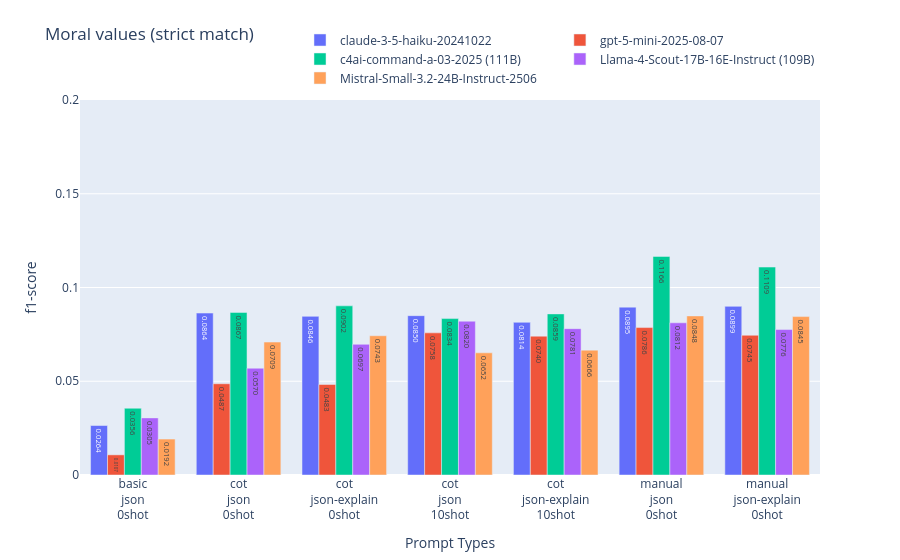

Notebook cell for this chart:
### Code cell
plot(scores['moral_values'], title="Moral values", split='all', metric='f1-score', strategy="strict", ylim=[0, 0.2])

### Figure 1 — Plotly figure (JSON) as saved in the notebook; plotly's stock layout.template omitted (floating-point values rounded to 4 significant figures)
{"data": [{"name": "claude-3-5-haiku-20241022", "text": ["0.0264", "0.0864", "0.0846", "0.0850", "0.0814", "0.0895", "0.0899"], "type": "bar", "x": ["basic<br>json<br>0shot", "cot<br>json<br>0shot", "cot<br>json-explain<br>0shot", "cot<br>json<br>10shot", "cot<br>json-explain<br>10shot", "manual<br>json<br>0shot", "manual<br>json-explain<br>0shot"], "y": [0.02639, 0.08636, 0.08461, 0.08498, 0.08143, 0.08953, 0.08994]}, {"name": "gpt-5-mini-2025-08-07", "text": ["0.0107", "0.0487", "0.0483", "0.0758", "0.0740", "0.0786", "0.0745"], "type": "bar", "x": ["basic<br>json<br>0shot", "cot<br>json<br>0shot", "cot<br>json-explain<br>0shot", "cot<br>json<br>10shot", "cot<br>json-explain<br>10shot", "manual<br>json<br>0shot", "manual<br>json-explain<br>0shot"], "y": [0.01075, 0.04867, 0.04826, 0.07581, 0.07405, 0.07863, 0.07453]}, {"name": "c4ai-command-a-03-2025 (111B)", "text": ["0.0356", "0.0867", "0.0902", "0.0834", "0.0859", "0.1166", "0.1109"], "type": "bar", "x": ["basic<br>json<br>0shot", "cot<br>json<br>0shot", "cot<br>json-explain<br>0shot", "cot<br>json<br>10shot", "cot<br>json-explain<br>10shot", "manual<br>json<br>0shot", "manual<br>json-explain<br>0shot"], "y": [0.03561, 0.08671, 0.09021, 0.08343, 0.08592, 0.1166, 0.1109]}, {"name": "Llama-4-Scout-17B-16E-Instruct (109B)", "text": ["0.0305", "0.0570", "0.0697", "0.0820", "0.0781", "0.0812", "0.0776"], "type": "bar", "x": ["basic<br>json<br>0shot", "cot<br>json<br>0shot", "cot<br>json-explain<br>0shot", "cot<br>json<br>10shot", "cot<br>json-explain<br>10shot", "manual<br>json<br>0shot", "manual<br>json-explain<br>0shot"], "y": [0.03046, 0.05695, 0.0697, 0.08203, 0.07806, 0.08117, 0.07757]}, {"name": "Mistral-Small-3.2-24B-Instruct-2506", "text": ["0.0192", "0.0709", "0.0743", "0.0652", "0.0666", "0.0848", "0.0845"], "type": "bar", "x": ["basic<br>json<br>0shot", "cot<br>json<br>0shot", "cot<br>json-explain<br>0shot", "cot<br>json<br>10shot", "cot<br>json-explain<br>10shot", "manual<br>json<br>0shot", "manual<br>json-explain<br>0shot"], "y": [0.01918, 0.07089, 0.07426, 0.06515, 0.0666, 0.08485, 0.08449]}], "layout": {"legend": {"orientation": "h", "x": 1, "xanchor": "right", "y": 1.02, "yanchor": "bottom"}, "title": {"text": "Moral values (strict match)", "y": 0.95}, "xaxis": {"title": {"text": "Prompt Types"}}, "yaxis": {"range": [0, 0.2], "title": {"text": "f1-score"}}}}
